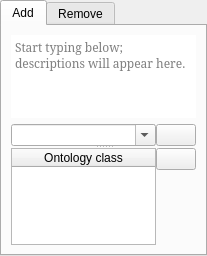
<?xml version="1.0" encoding="UTF-8"?>
<ui version="4.0">
 <class>ontologyTagView</class>
 <widget class="QWidget" name="ontologyTagView">
  <property name="geometry">
   <rect>
    <x>0</x>
    <y>0</y>
    <width>207</width>
    <height>256</height>
   </rect>
  </property>
  <property name="windowTitle">
   <string>Form</string>
  </property>
  <property name="toolTip">
   <string>Choose ontology classes to add or remove from components.</string>
  </property>
  <layout class="QVBoxLayout" name="verticalLayout_3">
   <property name="leftMargin">
    <number>0</number>
   </property>
   <property name="topMargin">
    <number>0</number>
   </property>
   <property name="rightMargin">
    <number>0</number>
   </property>
   <property name="bottomMargin">
    <number>0</number>
   </property>
   <item>
    <widget class="QTabWidget" name="tabWidget">
     <property name="currentIndex">
      <number>0</number>
     </property>
     <widget class="QWidget" name="tab">
      <property name="toolTip">
       <string>Choose terms to add to the components selected above.</string>
      </property>
      <attribute name="title">
       <string>Add</string>
      </attribute>
      <layout class="QVBoxLayout" name="verticalLayout_5">
       <item>
        <widget class="QSplitter" name="splitter">
         <property name="orientation">
          <enum>Qt::Vertical</enum>
         </property>
         <property name="handleWidth">
          <number>2</number>
         </property>
         <widget class="QWidget" name="tagEntryLayout">
          <layout class="QVBoxLayout" name="verticalLayout_2">
           <item>
            <widget class="QTextBrowser" name="m_description">
             <property name="font">
              <font>
               <family>Serif</family>
               <weight>50</weight>
               <italic>false</italic>
               <bold>false</bold>
              </font>
             </property>
             <property name="frameShape">
              <enum>QFrame::NoFrame</enum>
             </property>
             <property name="frameShadow">
              <enum>QFrame::Plain</enum>
             </property>
             <property name="horizontalScrollBarPolicy">
              <enum>Qt::ScrollBarAlwaysOff</enum>
             </property>
             <property name="markdown">
              <string/>
             </property>
             <property name="html">
              <string>&lt;!DOCTYPE HTML PUBLIC &quot;-//W3C//DTD HTML 4.0//EN&quot; &quot;http://www.w3.org/TR/REC-html40/strict.dtd&quot;&gt;
&lt;html&gt;&lt;head&gt;&lt;meta name=&quot;qrichtext&quot; content=&quot;1&quot; /&gt;&lt;style type=&quot;text/css&quot;&gt;
p, li { white-space: pre-wrap; }
&lt;/style&gt;&lt;/head&gt;&lt;body style=&quot; font-family:'Serif'; font-size:9pt; font-weight:400; font-style:normal;&quot;&gt;
&lt;p style=&quot;-qt-paragraph-type:empty; margin-top:0px; margin-bottom:0px; margin-left:0px; margin-right:0px; -qt-block-indent:0; text-indent:0px;&quot;&gt;&lt;br /&gt;&lt;/p&gt;&lt;/body&gt;&lt;/html&gt;</string>
             </property>
             <property name="acceptRichText">
              <bool>false</bool>
             </property>
             <property name="placeholderText">
              <string>Start typing below; descriptions will appear here.</string>
             </property>
            </widget>
           </item>
           <item>
            <layout class="QHBoxLayout" name="horizontalLayout" stretch="1,0">
             <property name="spacing">
              <number>0</number>
             </property>
             <item>
              <widget class="QComboBox" name="m_name">
               <property name="editable">
                <bool>true</bool>
               </property>
               <property name="maxVisibleItems">
                <number>12</number>
               </property>
              </widget>
             </item>
             <item>
              <widget class="QPushButton" name="m_addTagButton">
               <property name="icon">
                <iconset>
                 <normaloff>:icons/pqPlus.svg</normaloff>:icons/pqPlus.svg</iconset>
               </property>
               <property name="flat">
                <bool>false</bool>
               </property>
              </widget>
             </item>
            </layout>
           </item>
          </layout>
         </widget>
         <widget class="QWidget" name="tagListLayout">
          <layout class="QHBoxLayout" name="horizontalLayout_2">
           <property name="spacing">
            <number>0</number>
           </property>
           <item>
            <widget class="QTableWidget" name="m_addedTagList">
             <property name="columnCount">
              <number>1</number>
             </property>
             <attribute name="horizontalHeaderStretchLastSection">
              <bool>true</bool>
             </attribute>
             <column>
              <property name="text">
               <string>Ontology class</string>
              </property>
             </column>
            </widget>
           </item>
           <item>
            <layout class="QVBoxLayout" name="verticalLayout">
             <property name="spacing">
              <number>6</number>
             </property>
             <item>
              <widget class="QPushButton" name="m_removeTagButton">
               <property name="icon">
                <iconset>
                 <normaloff>:icons/pqMinus.svg</normaloff>:icons/pqMinus.svg</iconset>
               </property>
              </widget>
             </item>
             <item>
              <spacer name="verticalSpacer">
               <property name="orientation">
                <enum>Qt::Vertical</enum>
               </property>
               <property name="sizeHint" stdset="0">
                <size>
                 <width>20</width>
                 <height>40</height>
                </size>
               </property>
              </spacer>
             </item>
            </layout>
           </item>
          </layout>
         </widget>
        </widget>
       </item>
      </layout>
     </widget>
     <widget class="QWidget" name="tab_2">
      <property name="toolTip">
       <string>Select terms to remove from the components selected above.</string>
      </property>
      <attribute name="title">
       <string>Remove</string>
      </attribute>
      <layout class="QVBoxLayout" name="verticalLayout_4">
       <property name="leftMargin">
        <number>0</number>
       </property>
       <property name="topMargin">
        <number>0</number>
       </property>
       <property name="rightMargin">
        <number>0</number>
       </property>
       <property name="bottomMargin">
        <number>0</number>
       </property>
       <item>
        <widget class="QTableWidget" name="m_removableTagList">
         <property name="selectionBehavior">
          <enum>QAbstractItemView::SelectRows</enum>
         </property>
         <property name="sortingEnabled">
          <bool>true</bool>
         </property>
         <property name="columnCount">
          <number>2</number>
         </property>
         <attribute name="horizontalHeaderStretchLastSection">
          <bool>true</bool>
         </attribute>
         <column>
          <property name="text">
           <string>Ontology class</string>
          </property>
         </column>
         <column>
          <property name="text">
           <string>URL</string>
          </property>
         </column>
        </widget>
       </item>
      </layout>
     </widget>
    </widget>
   </item>
  </layout>
 </widget>
 <resources>
  <include location="qtOntologyItem.qrc"/>
 </resources>
 <connections/>
</ui>
